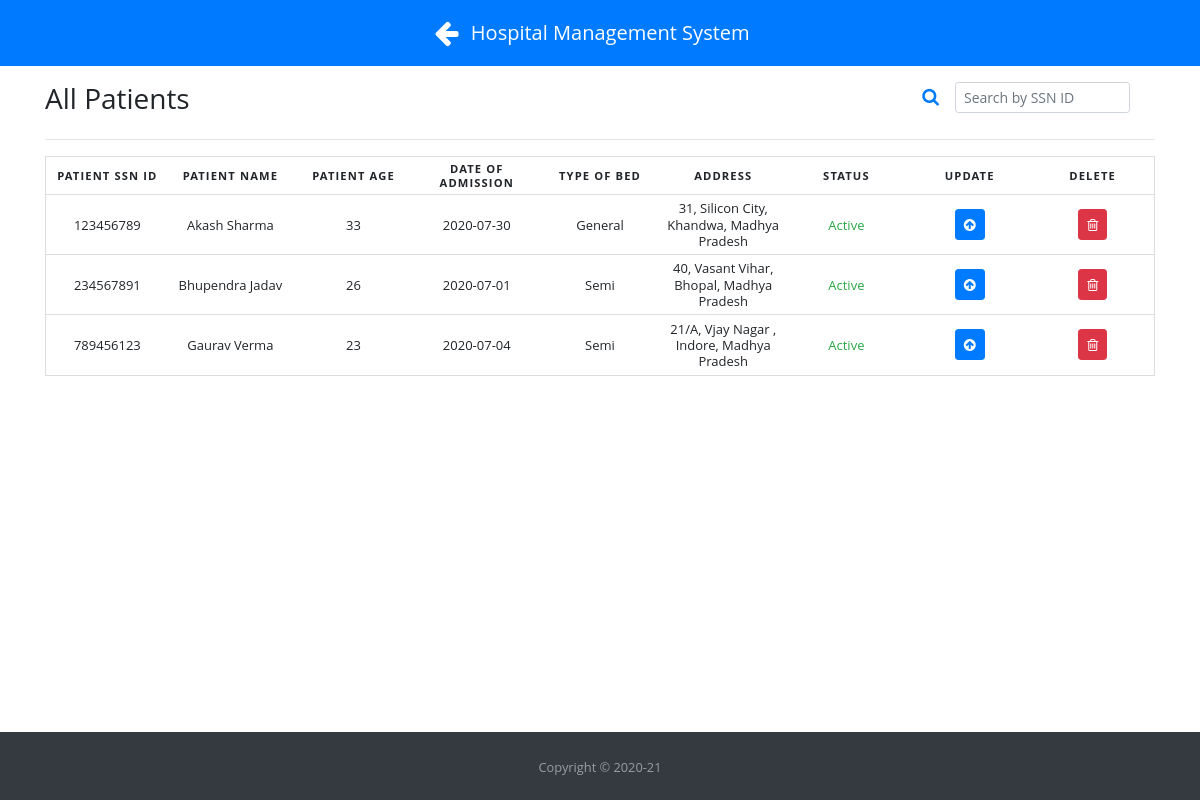
Before: /viewPatients (signed in) with the older database file.
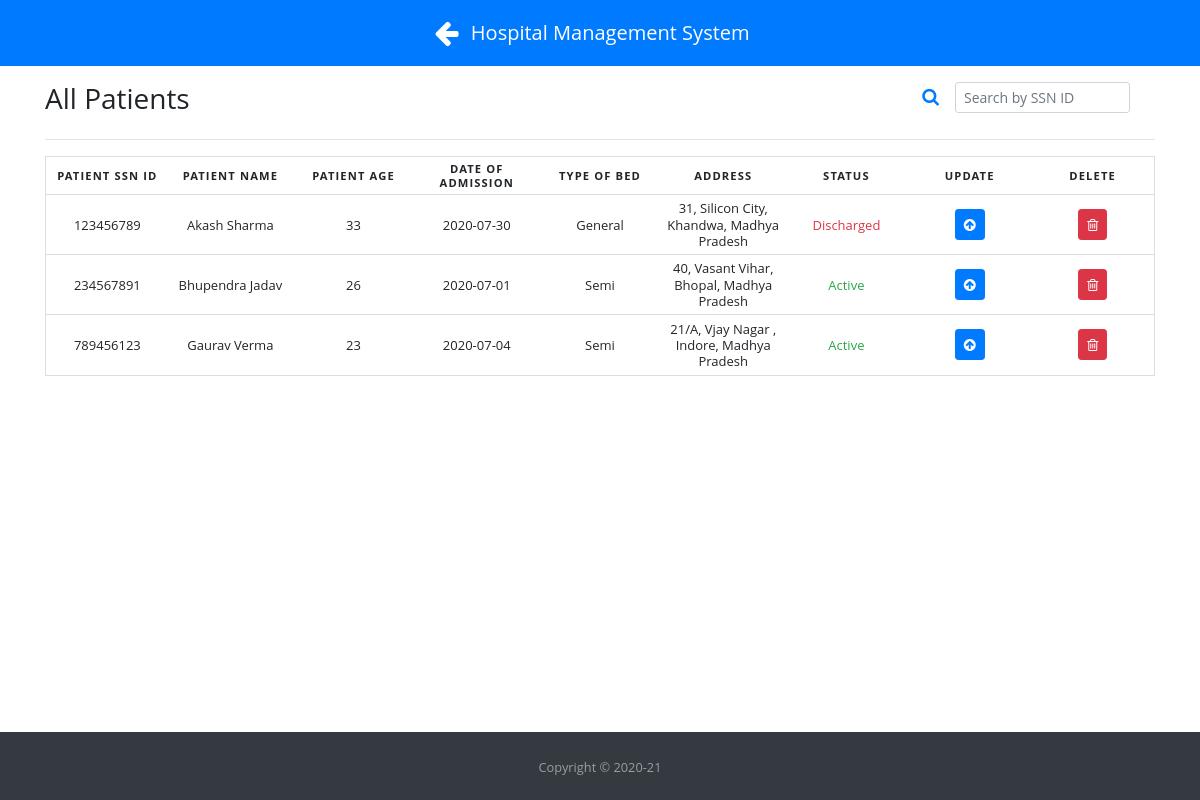
After: the same page with the newer database file.
### app.py (models this page shows, shortened)
class Patient(db.Model):
    id = db.Column(db.Integer, primary_key=True)
    ssnID = db.Column(db.Integer, unique=True, nullable=False)
    name = db.Column(db.String(50), nullable=False)
    age = db.Column(db.Integer, nullable=False)
    doj = db.Column(db.Date, nullable=False)
    type_of_bed = db.Column(db.String(30), nullable=False)
    address = db.Column(db.String(100), nullable=False)
    city = db.Column(db.String(30), nullable=False)
    state = db.Column(db.String(30), nullable=False)
    status = db.Column(db.String(30), default='Active', nullable=False)

### app.py (the view)
@app.route('/viewPatients')
def viewPatients():
    if 'loggedin' in session:
        all_patients = Patient.query.all()
        return render_template('viewPatients.html', all_patients=all_patients)
    else:
        flash('Please Sign-in first!', category='warning')
        return redirect(url_for('index'))

### templates/viewPatients.html (shortened to what this page needs)
{% extends "base.html" %}
{% block head %}
<link rel="stylesheet" href="{{ url_for('static', filename='css/floating-labels.css') }}">
<link rel="stylesheet" href="{{ url_for('static', filename='css/ResponsiveTable.css') }}">
{% endblock %}
{% block body %}
    <div class="title mt-3">
        <h3 class="allpatients" style="display:inline-flex;">All Patients</h3>
        <h3 style="display:inline-flex; float: right;">
            <form class="form-inline active-cyan-3 active-cyan-4">
                <i class="fa fa-search text-primary" style="font-size: large;" aria-hidden="true"></i>
                <input class="form-control form-control-sm ml-3 w-75" type="text" id="searchField" onkeyup="searchFunction()" title="Type in SSN ID" placeholder="Search by SSN ID" aria-label="Search">
            </form>
        </h3>
        <hr>
    </div>
    <table class="mt-2" id="patientTable">
        <thead>
            <tr>
                <th scope="col">Patient SSN ID</th>
                <th scope="col">Patient Name</th>
                <th scope="col">Patient Age</th>
                <th scope="col">Date of Admission</th>
                <th scope="col">Type of Bed</th>
                <th scope="col">Address</th>
                <th scope="col">Status</th>
                <th scope="col">Update</th>
                <th scope="col">Delete</th>
            </tr>
        </thead>
        <tbody>
            {% for patient in all_patients %}
                <tr>
                    <td data-label="Patient SSN ID">{{ patient.ssnID }}</td>
                    <td data-label="Patient Name">{{ patient.name }}</td>
                    <td data-label="Patient Age">{{ patient.age }}</td>
                    <td data-label="Date of Admission">{{ patient.doj }}</td>
                    <td data-label="Type of Bed">{{ patient.type_of_bed }}</td>
                    <td data-label="Address">{{ patient.address }}, {{ patient.city }}, {{ patient.state }}</td>
                    <td data-label="Status">
                        {% if patient.status == 'Active' %}
                            <span class="text-success">{{ patient.status }}</span>
                        {% else %}
                            <span class="text-danger">{{ patient.status }}</span>
                        {% endif %}
                    </td>
                    <td data-label="Update"><a href="#" data-toggle="modal" data-target="#update{{ patient.id }}" class="btn btn-sm btn-primary text-white"><i class="fa fa-arrow-circle-up"></i></a></td>
                    <td data-label="Delete"><a href="#" data-toggle="modal" data-target="#delete{{ patient.id }}" class="btn btn-sm btn-danger text-white"><i class="fa fa-trash-o"></i></a></td>
                </tr>
            {% endfor %}
        </tbody>
    </table>
{% endblock %}

Changed rows visible on the page:
changed Patient "Akash Sharma": status "Active" → "Discharged"
